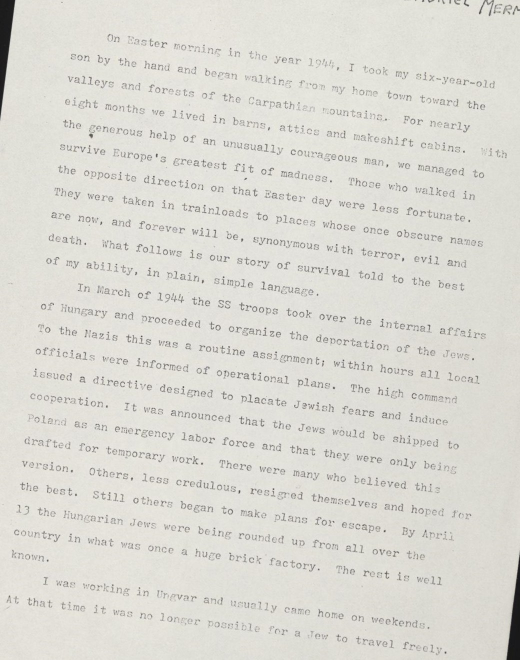
#> input picture resources/page_01_ladeada.jpg, 1040 x 1319 px, found by its file name (shown at 1/2 size)
$ python image_preprocessing.py
#> lines starting #> are read from the running program, lines starting #| are printed output that depends on the picture; after the words box and inside, x2 and y2 are one past the last pixel; in counts of white or black regions, pixels touching at a corner belong together
### utils/general_functions.py
import os


def resolve_path(relative_path: str) -> str:
    """
    Resuelve una ruta relativa a una ruta absoluta basada en el archivo actual o el directorio de trabajo actual.

    Parámetros:
    -----------
    relative_path : str
        La ruta relativa del archivo.

    Retorno:
    --------
    str
        La ruta absoluta del archivo.
    """
    # Verificar si la ruta es ya absoluta
    if os.path.isabs(relative_path):
        return relative_path

    # Resolver la ruta basada en la ubicación del archivo actual o el directorio de trabajo
    base_path = os.path.dirname(__file__) if '__file__' in locals() else os.getcwd()
    absolute_path = os.path.join(base_path, relative_path)

    return os.path.abspath(absolute_path)

### utils/image_preprocessing.py
import cv2
import numpy as np
import os
import matplotlib.pyplot as plt
from general_functions import resolve_path


# [25 lines left out: functions save_image, invert_image_colors, not called in this run]

def grayscale(image: np.ndarray) -> np.ndarray:
    """
    Converts the input image to grayscale.

    Args:
        image (np.ndarray): The input image as a NumPy array.

    Returns:
        np.ndarray: The grayscale image.
    """
    return cv2.cvtColor(image, cv2.COLOR_BGR2GRAY)

def binarize_image(image: np.ndarray) -> np.ndarray:
    """
    Binarizes the input image using thresholding method.

    Args:
        image (np.ndarray): The input grayscale image as a NumPy array.

    Returns:
        np.ndarray: The binarized image.
    """
    _, binary_image = cv2.threshold(image, 200, 230, cv2.THRESH_BINARY)
    return binary_image

def remove_noise(image: np.ndarray) -> np.ndarray:
    """
    Applies a series of morphological operations and median blur to remove noise from an image.

    This function performs dilation followed by erosion, then applies a morphological closing operation,
    and finally uses a median blur to reduce noise in the image.

    Args:
        image (np.ndarray): The input image as a numpy array.

    Returns:
        np.ndarray: The denoised image.
    """
    kernel = np.ones((1, 1), np.uint8)
    image = cv2.dilate(image, kernel, iterations=1)
    image = cv2.erode(image, kernel, iterations=1)
    image = cv2.morphologyEx(image, cv2.MORPH_CLOSE, kernel)
    image = cv2.medianBlur(image, 1)

    return image

def dilate_font(image: np.ndarray) -> np.ndarray:
    """
    Applies dilation to the input image.

    Args:
        image (np.ndarray): The input image as a NumPy array.

    Returns:
        np.ndarray: The dilated image.
    """
    image = cv2.bitwise_not(image)
    kernel = np.ones((2,2), np.uint8)
    image = cv2.dilate(image,kernel, iterations=1)
    image = cv2.bitwise_not(image)
    return image

# [15 lines left out: function erode_font, not called in this run]

def getSkewAngle(cvImage: np.ndarray) -> float:
    """
    Calculate the skew angle of a given image.

    This function preprocesses the input image by applying Gaussian blur, thresholding, and dilation.
    It then finds contours and determines the angle of the largest contour's
    bounding box to estimate the skew angle of the image.

    Args:
        cvImage (np.ndarray): The input image as a NumPy array (OpenCV image).

    Returns:
        float: The skew angle of the image in degrees. Positive values indicate a counterclockwise skew,
               and negative values indicate a clockwise skew.
    """
    # https://becominghuman.ai/how-to-automatically-deskew-straighten-a-text-image-using-opencv-a0c30aed83df
    # Prep image, copy, convert to gray scale, blur, and threshold
    newImage = cvImage.copy()
    blur = cv2.GaussianBlur(newImage, (9, 9), 0)
    thresh = cv2.threshold(blur, 0, 255, cv2.THRESH_BINARY_INV + cv2.THRESH_OTSU)[1]

    # Apply dilate to merge text into meaningful lines/paragraphs.
    kernel = cv2.getStructuringElement(cv2.MORPH_RECT, (30, 5))
    dilate = cv2.dilate(thresh, kernel, iterations=2)

    # Find all contours
    contours, hierarchy = cv2.findContours(dilate, cv2.RETR_LIST, cv2.CHAIN_APPROX_SIMPLE)
    contours = sorted(contours, key=cv2.contourArea, reverse=True)

    for c in contours:
        rect = cv2.boundingRect(c)
        x, y, w, h = rect
        cv2.rectangle(newImage, (x, y), (x + w, y + h), (0, 255, 0), 2)

    # Find largest contour and surround in min area box
    largestContour = contours[0]
    minAreaRect = cv2.minAreaRect(largestContour)
    cv2.imwrite("temp/boxes.jpg", newImage)
    # Determine the angle. Convert it to the value that was originally used to obtain skewed image
    angle = minAreaRect[-1]
    if angle < -45:
        angle = 90 + angle
    return -1.0 * angle

def rotateImage(cvImage: np.ndarray, angle: float) -> np.ndarray:
    """
    Rotate a given image by a specified angle.

    This function rotates the input image around its center by the given angle using an affine transformation.

    Args:
        cvImage (np.ndarray): The input image as a NumPy array (OpenCV image).
        angle (float): The angle in degrees by which to rotate the image. Positive values rotate counterclockwise.

    Returns:
        np.ndarray: The rotated image as a NumPy array.
    """
    newImage = cvImage.copy()
    (h, w) = newImage.shape[:2]
    center = (w // 2, h // 2)
    M = cv2.getRotationMatrix2D(center, angle, 1.0)
    newImage = cv2.warpAffine(newImage, M, (w, h), flags=cv2.INTER_CUBIC, borderMode=cv2.BORDER_REPLICATE)
    return newImage

def deskew_image(cvImage: np.ndarray) -> np.ndarray:
    """
    Deskew a given image by correcting its skew angle.

    This function calculates the skew angle of the input image, then rotates the image by the negative of
    that angle to straighten it.

    Args:
        cvImage (np.ndarray): The input image as a NumPy array (OpenCV image).

    Returns:
        np.ndarray: The deskewed image as a NumPy array.
    """
    angle = getSkewAngle(cvImage)
    return rotateImage(cvImage, -1.0 * angle)

def remove_borders(image: np.ndarray) -> np.ndarray:
    """
    Removes borders from the input image by cropping to the largest contour.
    If no significant borders are detected, the original image is returned.

    Args:
        image (np.ndarray): The input image as a NumPy array.

    Returns:
        np.ndarray: The cropped image without borders, or the original image if no borders are found.
    """
    contours, _ = cv2.findContours(image, cv2.RETR_EXTERNAL, cv2.CHAIN_APPROX_SIMPLE)

    if not contours:
        return image  # No contours found, return the original image

    cnt = max(contours, key=cv2.contourArea)
    x, y, w, h = cv2.boundingRect(cnt)

    # Check if the contour already covers the entire image
    if w == image.shape[1] and h == image.shape[0]:
        return image  # The largest contour already covers the whole image

    cropped_image = image[y:y+h, x:x+w]
    return cropped_image

def add_missing_borders(image: np.ndarray) -> np.ndarray:
    """
    Adds missing borders to the input image. If borders are already present,
    the original image is returned without modification.

    Args:
        image (np.ndarray): The input image as a NumPy array.

    Returns:
        np.ndarray: The image with added borders, or the original image if borders are already present.
    """
    h, w = image.shape[:2]
    border_size = int(0.05 * min(h, w))  # Adjust the border size based on the image size

    # Check if the corners already have the border color (white)
    if (image[0, 0] == 255).all() and (image[0, -1] == 255).all() and (image[-1, 0] == 255).all() and (image[-1, -1] == 255).all():
        return image  # Borders are already present, return the original image

    bordered_image = cv2.copyMakeBorder(image, border_size, border_size, border_size, border_size, cv2.BORDER_CONSTANT, value=[255, 255, 255])
    return bordered_image

def calculate_average_thickness(image: np.ndarray) -> float:
    """
    Calculates the average thickness of the text in the image.

    Args:
        image (np.ndarray): The input binary image with text.

    Returns:
        float: The average thickness of the text lines.
    """
    # Invert image if needed
    inverted_image = cv2.bitwise_not(image)

    # Detect contours of the text
    contours, _ = cv2.findContours(inverted_image, cv2.RETR_EXTERNAL, cv2.CHAIN_APPROX_SIMPLE)

    # Calculate the thickness of each contour
    thicknesses = []
    for contour in contours:
        _, _, w, h = cv2.boundingRect(contour)
        thicknesses.append(min(w, h))

    # Return the average thickness
    if thicknesses:
        return np.mean(thicknesses)

    else:
        return 0.0

def should_apply_thin_font(image: np.ndarray, threshold: float = 1200) -> bool:
    """
    Determines if the text in the image needs thinning.

    Args:
        image (np.ndarray): The input binary image with text.
        threshold (float): The thickness threshold below which thinning is applied.

    Returns:
        bool: True if thinning should be applied, False otherwise.
    """
    average_thickness = calculate_average_thickness(image)
    return average_thickness > threshold

def should_apply_thick_font(image: np.ndarray, threshold: float = 1200) -> bool:
    """
    Determines if the text in the image needs thickening.

    Args:
        image (np.ndarray): The input binary image with text.
        threshold (float): The thickness threshold above which thickening is applied.

    Returns:
        bool: True if thickening should be applied, False otherwise.
    """
    average_thickness = calculate_average_thickness(image)
    return average_thickness < threshold

def preprocess_image(image_path):
    """
    Performs the complete preprocessing of an image for OCR using modular functions, including
    text thickness adjustment based on calculated average thickness.

    Args:
        image_path (str): Path to the original image file.

    Returns:
        numpy.ndarray: Preprocessed image ready for OCR.
    """
#> called with image_path = 'DSI_AUTO/resources/page_01_ladeada.jpg'
    img = cv2.imread(image_path)
#> img is the input picture: shape (1319, 1040, 3); mean B, G, R 211.7, 218.6, 219.8

    # Apply the modular preprocessing functions
    gray_image = grayscale(img)

    binary_image = binarize_image(gray_image)
#> in binarize_image, `_, binary_image = cv2.threshold(image, 200, 230, cv2.THRESH_BINARY)`:
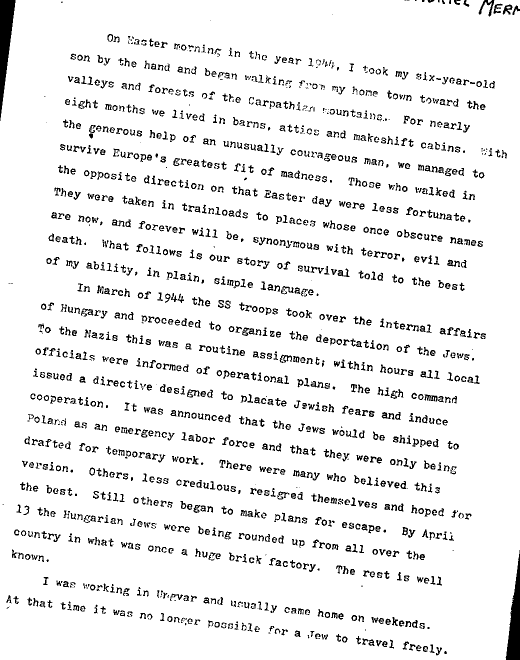
#> binary_image: shape (1319, 1040) (shown at 1/2 size); values 0 (black) and 230 (white), 92.6% white; black in thin lines or dots

    # Check if text needs thickening or thinning
    if should_apply_thin_font(binary_image):
        # Apply erosion if the text is too thick
#> in calculate_average_thickness, `inverted_image = cv2.bitwise_not(image)`:
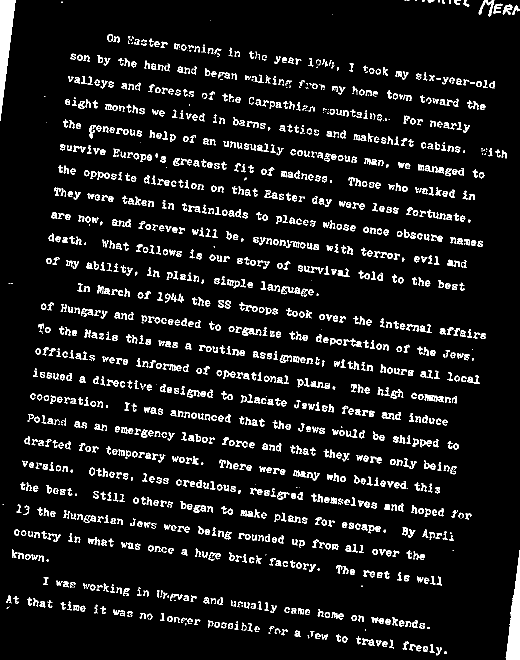
#> inverted_image: shape (1319, 1040) (shown at 1/2 size); values 25 (black) and 255 (white), 7.4% white in thin lines or dots
#> in calculate_average_thickness, `contours, _ = cv2.findContours(inverted_image, cv2.RETR_EXTERNAL, cv2...`: contours = [[[0, 0], [0, 1318], [1039, 1318], [1039, 0]]]
#> the loop in calculate_average_thickness, `for contour in contours:` made 1 pass
#> (contour, w, h) on pass 1: ([[0, 0], [0, 1318], [1039, 1318], [1039, 0]], 1040, 1319)
#> after the loop in calculate_average_thickness, `for contour in contours:`: thicknesses = [1040]
#> in should_apply_thin_font, `average_thickness = calculate_average_thickness(image)`: average_thickness = 1040
        processed_image = erode_font(binary_image)
    elif should_apply_thick_font(binary_image):
        # Apply dilation if the text is too thin
#> the loop in calculate_average_thickness (call 2), `for contour in contours:` made 1 pass
        processed_image = dilate_font(binary_image)
#> in dilate_font, `image = cv2.bitwise_not(image)`:
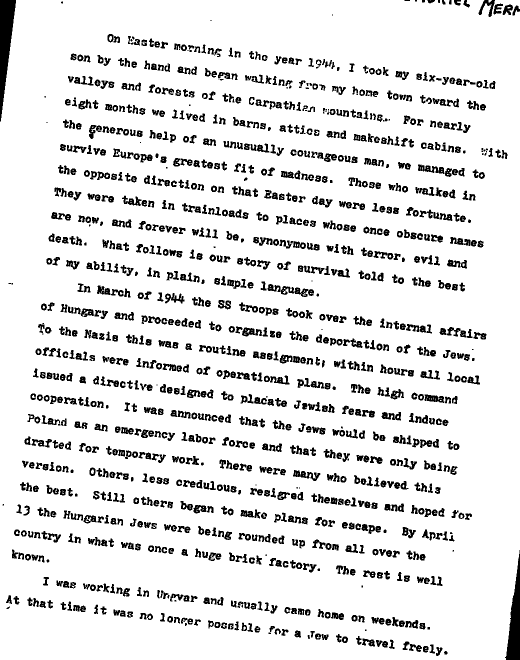
#> image: shape (1319, 1040) (shown at 1/2 size); values 0 (black) and 230 (white), 88.8% white; 1242 black regions (66 under 20 px)
    else:
        processed_image = binary_image

    denoised_image = remove_noise(processed_image)
    borderless_image = remove_borders(denoised_image)
#> in remove_borders, `contours, _ = cv2.findContours(image, cv2.RETR_EXTERNAL, cv2.CHAIN_APP..`: contours = 3 contours, 2 with area under 20; largest, box (x1, y1, x2, y2) and area: (0, 0, 1040, 1319) 1360810
#> in remove_borders, `cnt = max(contours, key=cv2.contourArea)`: cnt = contour of 380 points, box (x1, y1, x2, y2) (0, 0, 1040, 1319), area 1360810
#> in remove_borders, `x, y, w, h = cv2.boundingRect(cnt)`: x = 0; w = 1040; h = 1319
    deskewed_image = deskew_image(borderless_image)
#> in getSkewAngle, `dilate = cv2.dilate(thresh, kernel, iterations=2)`:
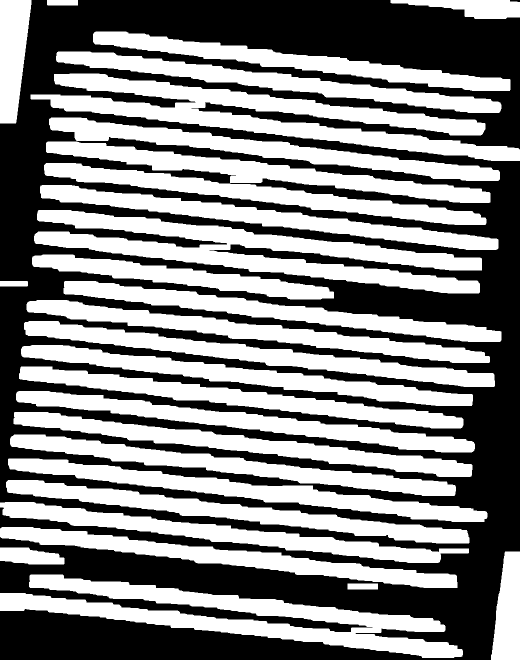
#> dilate: shape (1319, 1040) (shown at 1/2 size); 50.9% white; 2 black regions
#> in getSkewAngle, `contours, hierarchy = cv2.findContours(dilate, cv2.RETR_LIST, cv2.CHAI..`: contours = 29 contours; largest, box (x1, y1, x2, y2) and area: (61, 147, 1040, 322) 52202, (68, 420, 964, 587) 51650, (0, 1149, 926, 1316) 50340, (16, 917, 975, 1044) 27616, (48, 642, 990, 774) 27458
#> the loop in getSkewAngle, `for c in contours:` made 29 passes
#> (x, y, w, h) on passes 1 to 8: (61, 147, 979, 175), (68, 420, 896, 167), (0, 1149, 926, 167), (16, 917, 959, 127), (48, 642, 942, 132), (12, 960, 927, 127), (27, 824, 918, 130), (53, 600, 927, 126)
#> after the loop in getSkewAngle, `for c in contours:`:
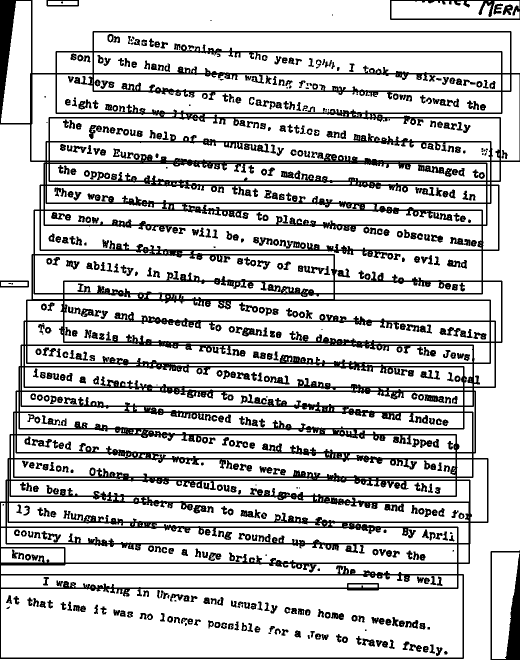
#> newImage: shape (1319, 1040) (shown at 1/2 size); values 0 (black) and 230 (white), 79.7% white; 673 black regions (53 under 20 px), largest, box (x1, y1, x2, y2) and area: (0, 0, 1040, 1318) 195569, (981, 1100, 1040, 1319) 4131, (780, 0, 1040, 40) 2310
#> in getSkewAngle, `largestContour = contours[0]`: largestContour = contour of 643 points, box (x1, y1, x2, y2) (61, 147, 1040, 322), area 52202
#> in getSkewAngle, `minAreaRect = cv2.minAreaRect(largestContour)`: minAreaRect = ((553, 229.5), (82.54, 986.7), -83.35)
#> in getSkewAngle, `angle = minAreaRect[-1]`: angle = -83.35
#> in getSkewAngle, `angle = 90 + angle`: angle = 6.65
#> in deskew_image, `angle = getSkewAngle(cvImage)`: angle = -6.65
#> in rotateImage, `M = cv2.getRotationMatrix2D(center, angle, 1.0)`: M = [[0.993, 0.116, -72.83], [-0.116, 0.993, 64.67]]
#> in rotateImage, `newImage = cv2.warpAffine(newImage, M, (w, h), flags=cv2.INTER_CUBIC, ..`:
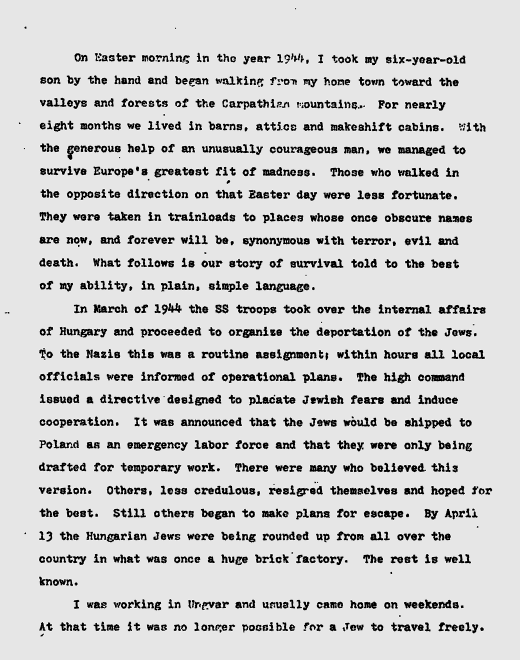
#> newImage: shape (1319, 1040) (shown at 1/2 size); min 0, max 255, mean 206.4

    final_image = add_missing_borders(deskewed_image)
#> in add_missing_borders, `bordered_image = cv2.copyMakeBorder(image, border_size, border_size, b..`:
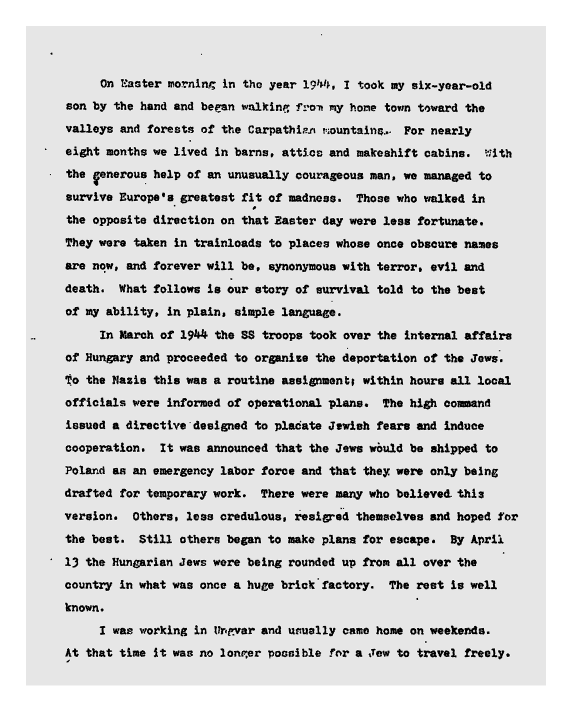
#> bordered_image: shape (1423, 1144) (shown at 1/2 size); min 0, max 255, mean 214

    return final_image

# [32 lines left out: function display, not called in this run]


# Example of using the function
image_path = resolve_path('../DSI_AUTO/resources/page_01_ladeada.jpg')
processed_image = preprocess_image(image_path)

# Save the final image if needed
output_path = resolve_path("../DSI_AUTO/resources/final_processed_image.png")
cv2.imwrite(output_path, processed_image)

# Display the final processed image
#display(output_path)"""
